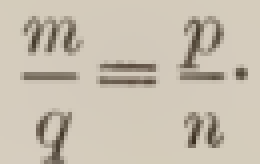
#> input picture tests/models/assets/formula_fraction_scan.png, 65 x 41 px (shown 4 times larger); its folder holds only this picture in this run
$ python -i uilts.py   (imports and definitions only)
#> lines starting #> are read from the running program, lines starting #| are printed output that depends on the picture; after the words box and inside, x2 and y2 are one past the last pixel; in counts of white or black regions, pixels touching at a corner belong together
#> further down, picture is the input picture: shape (41, 65, 3); mean B, G, R 175.3, 190.5, 199.6
# Copyright (c) 2024 PaddlePaddle Authors. All Rights Reserved.
#
# Licensed under the Apache License, Version 2.0 (the "License");
# you may not use this file except in compliance with the License.
# You may obtain a copy of the License at
#
#    http://www.apache.org/licenses/LICENSE-2.0
#
# Unless required by applicable law or agreed to in writing, software
# distributed under the License is distributed on an "AS IS" BASIS,
# WITHOUT WARRANTIES OR CONDITIONS OF ANY KIND, either express or implied.
# See the License for the specific language governing permissions and
# limitations under the License.

import html
import itertools
import math
import re
from collections import Counter
from copy import deepcopy
from typing import Any, Dict, List, Tuple, Union

import numpy as np
from PIL import Image
from pydantic import BaseModel, computed_field, model_validator

from ...models.layout_analysis.processors import quad_area, quad_overlap_ratio
from ..layout_parsing.utils import (
    calculate_overlap_ratio,
    calculate_projection_overlap_ratio,
)


# [610 lines left out: functions make_valid, calculate_polygon_overlap_ratio, _compute_pairwise_overlap_small, filter_overlap_boxes, to_pil_image, to_np_array and 7 more, not called in this run]


# [52 lines that did not run here, left out]


# [47 lines that did not run here, left out]


# OTSL tag constants
OTSL_NL = "<nl>"
OTSL_FCEL = "<fcel>"
OTSL_ECEL = "<ecel>"
OTSL_LCEL = "<lcel>"
OTSL_UCEL = "<ucel>"
OTSL_XCEL = "<xcel>"

NON_CAPTURING_TAG_GROUP = "(?:<fcel>|<ecel>|<nl>|<lcel>|<ucel>|<xcel>)"
OTSL_FIND_PATTERN = re.compile(
    f"{NON_CAPTURING_TAG_GROUP}.*?(?={NON_CAPTURING_TAG_GROUP}|$)", flags=re.DOTALL
)


# [356 lines left out: functions otsl_extract_tokens_and_text, otsl_parse_texts, export_to_html, otsl_pad_to_sqr_v2, convert_otsl_to_html, find_shortest_repeating_substring and 2 more, not called in this run]


def crop_margin(img):
    import cv2

    if len(img.shape) == 3:
        gray = cv2.cvtColor(img, cv2.COLOR_BGR2GRAY)
    else:
        gray = img.copy()

    if gray.dtype != np.uint8:
        gray = gray.astype(np.uint8)

    max_val = int(gray.max())
#> max_val = 206
    min_val = int(gray.min())
#> min_val = 48

    if max_val == min_val:
        return img

    # Use a LUT (lookup table) to normalize: avoids intermediate float64 array.
    lut = np.zeros(256, dtype=np.uint8)
    for v in range(min_val, max_val + 1):
        lut[v] = int((v - min_val) / (max_val - min_val) * 255)
#> after the loop, lut = 256 values, max 255 at index 206, min 0 at index 0, mean 78.88
    data = cv2.LUT(gray, lut)
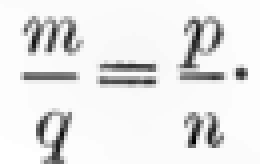
#> data: shape (41, 65) (shown 4 times larger); min 0, max 255, mean 231.1

    _, binary = cv2.threshold(data, 200, 255, cv2.THRESH_BINARY_INV)
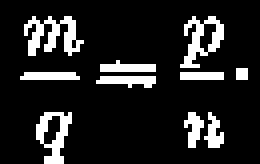
#> binary: shape (41, 65) (shown 4 times larger); 13.8% white in thin lines or dots, all inside (x1, y1, x2, y2) = (5, 4, 62, 41)
    coords = cv2.findNonZero(binary)
#> coords = contour of 368 points, box (x1, y1, x2, y2) (5, 4, 62, 41), area 659

    if coords is None:
        return img

    x, y, w, h = cv2.boundingRect(coords)
#> x = 5; y = 4; w = 57; h = 37
    cropped = img[y : y + h, x : x + w]
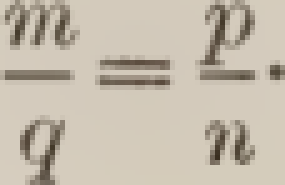
#> cropped: shape (37, 57, 3) (shown 5 times larger); mean B, G, R 171.9, 187.1, 196.2

    return cropped


# [65 lines left out: functions smart_resize, resize_image_to_pixel_range, not called in this run]


ANNOT_TEXT_RE = re.compile(r"<\|TEXT_START\|>(.*?)<\|TEXT_END\|>", re.S)
LOC_BLOCK_RE = re.compile(r"<\|LOC_BEGIN\|>(.*?)<\|LOC_END\|>", re.S)
LOC_ITEM_RE = re.compile(r"<\|LOC_(\d+)\|>")
LOC_TOKEN_RE = re.compile(r"<\|LOC_(\d+)\|>")


# [68 lines left out: functions pre_process_for_spotting, post_process_for_spotting, not called in this run]

>>> import cv2
>>> picture = cv2.imread('../../../../tests/models/assets/formula_fraction_scan.png')
>>> result = crop_margin(picture)
